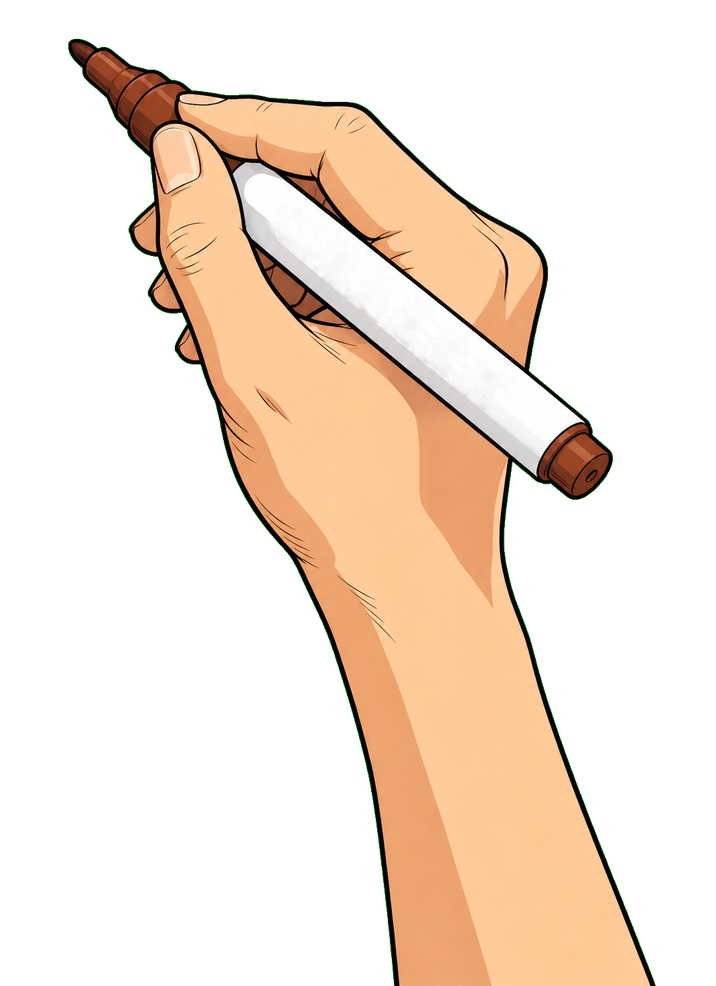
#> input picture assets/whiteboard/drawing-hand.png, 716 x 986 px, shrunk from 1069 x 1472 before the run
$ python clean_pen.py ../assets/whiteboard/drawing-hand.png ../assets/whiteboard/board-stage.png
#> lines starting #> are read from the running program, lines starting #| are printed output that depends on the picture; after the words box and inside, x2 and y2 are one past the last pixel; in counts of white or black regions, pixels touching at a corner belong together
"""화이트보드 렌더용 손 소재에서 펜대의 문자를 지운다.

srt-whiteboard-animation 의 assets/drawing-hand.png 는 펜대에 저작자 표기가
찍혀 있다. 스킬 문서는 사용자가 명시적으로 요청한 경우에만 이 표기를 남기라고
하므로, 한국어 영상용으로는 지운 사본을 만들어 쓴다. 원본은 건드리지 않는다.
"""

import sys

import cv2
import numpy as np
from PIL import Image


def clean(src, dst):
#> called with src = '../assets/whiteboard/drawing-hand.png', dst = '../assets/whiteboard/board-stage.png'
    im = Image.open(src).convert("RGBA")
#> im is the input picture: PIL image 716x986 RGBA; mean R, G, B, A 78.5, 62.8, 47.6, 89.4
    rgba = np.array(im)
    rgb = rgba[..., :3]
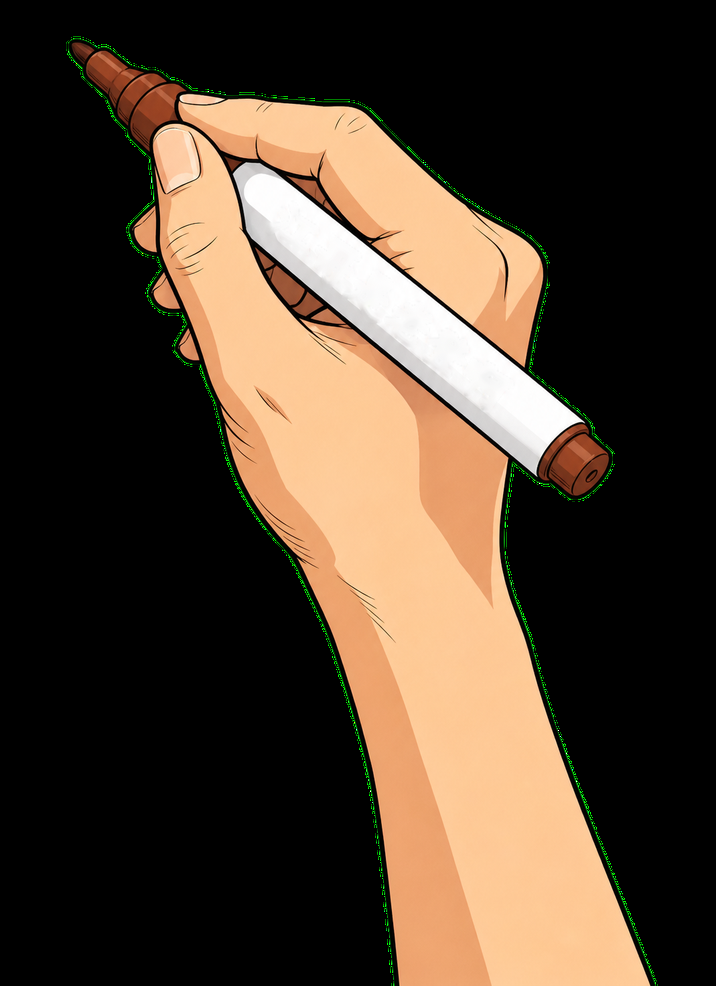
#> rgb: shape (986, 716, 3); mean R, G, B 78.5, 62.8, 47.6
    alpha = rgba[..., 3]
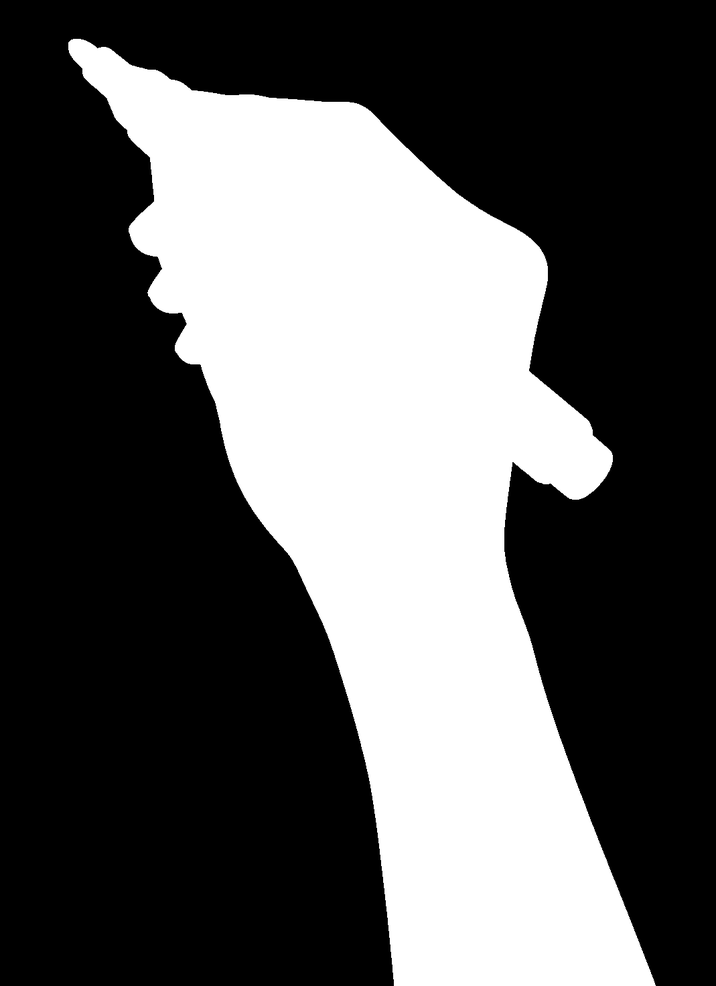
#> alpha: shape (986, 716); min 0, max 255, mean 89.4

    mn = rgb.min(axis=2).astype(int)
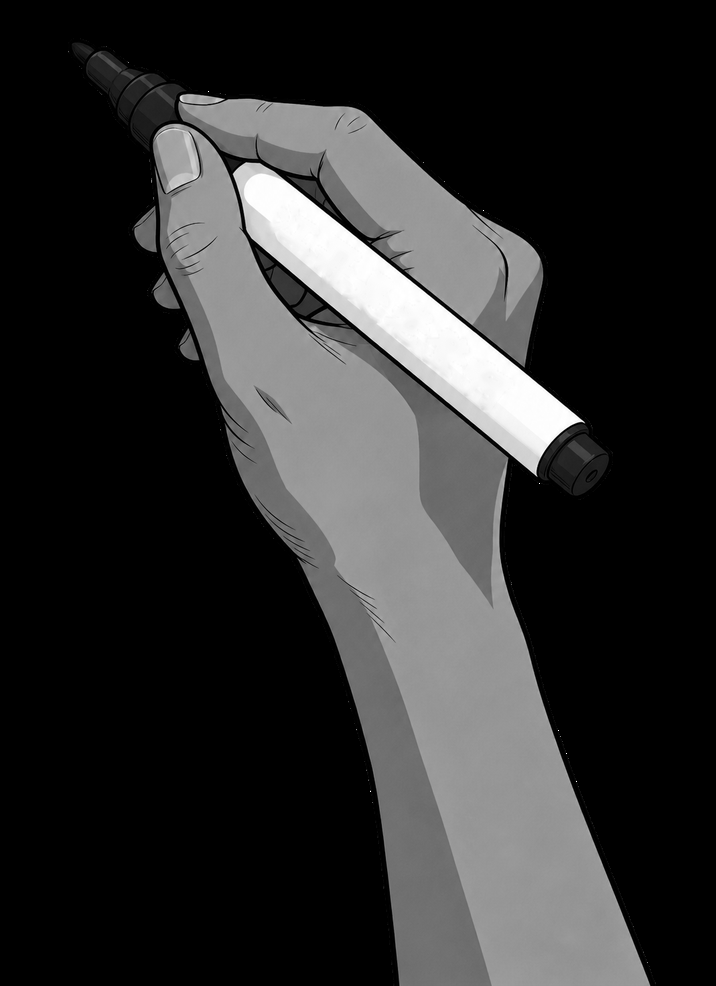
#> mn: shape (986, 716) int64; min 0, max 255, mean 47.6
    mx = rgb.max(axis=2).astype(int)
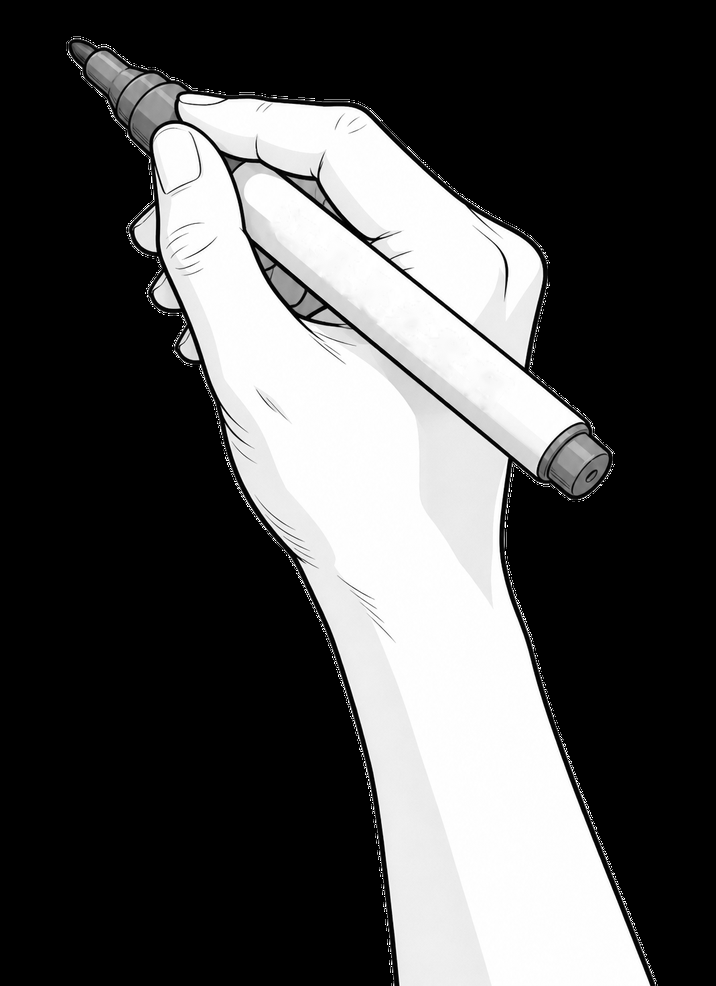
#> mx: shape (986, 716) int64; min 0, max 255, mean 79.6
    # 펜대의 흰 몸통: 불투명 + 매우 밝음 + 무채색
    white = ((alpha > 0) & (mn > 185) & ((mx - mn) < 35)).astype(np.uint8)
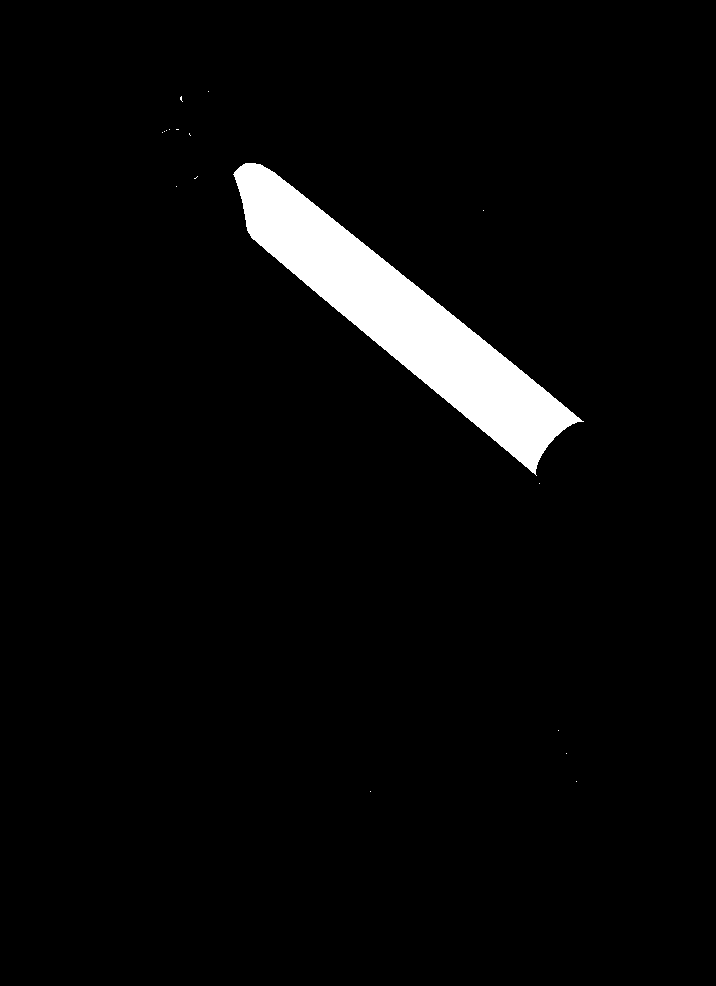
#> white: shape (986, 716); values 0 (black) and 1 (white), 3.9% white; 17 white regions (16 under 20 px), largest, box (x1, y1, x2, y2) and area: (233, 163, 584, 476) 27774

    # 글자 구멍을 메워 몸통 전체를 하나의 영역으로
    closed = cv2.morphologyEx(white, cv2.MORPH_CLOSE,
                              cv2.getStructuringElement(cv2.MORPH_ELLIPSE, (45, 45)))
#> closed: shape (986, 716); values 0 (black) and 1 (white), 4% white; 16 white regions (14 under 20 px)
    cnts, _ = cv2.findContours(closed, cv2.RETR_EXTERNAL, cv2.CHAIN_APPROX_SIMPLE)
#> cnts = 16 contours, 14 with area under 20; largest, box (x1, y1, x2, y2) and area: (232, 163, 584, 479) 27412, (168, 119, 191, 136) 66
    if not cnts:
        raise SystemExit("[err] 펜대 몸통을 찾지 못했습니다.")
    body = np.zeros_like(white)
    cv2.drawContours(body, [max(cnts, key=cv2.contourArea)], -1, 1, thickness=cv2.FILLED)
#> body: shape (986, 716); values 0 (black) and 1 (white), 3.9% white; 1 white region, box (x1, y1, x2, y2) and area: (232, 163, 584, 479) 27798
    # 몸통 외곽선은 남기고 안쪽만 대상으로
    inner = cv2.erode(body, np.ones((7, 7), np.uint8), iterations=1)
#> inner: shape (986, 716); values 0 (black) and 1 (white), 3.4% white; 1 white region, box (x1, y1, x2, y2) and area: (237, 166, 574, 468) 23879

    gray = cv2.cvtColor(rgb, cv2.COLOR_RGB2GRAY)
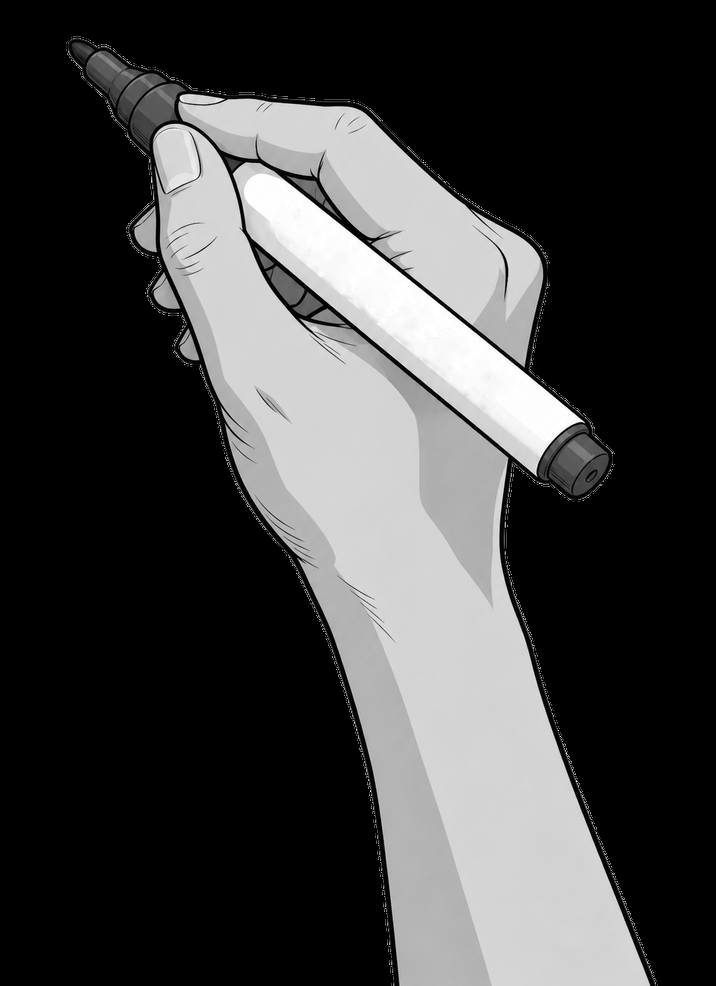
#> gray: shape (986, 716); min 0, max 255, mean 65.8
    text = ((gray < 155) & (inner > 0)).astype(np.uint8)
#> text: shape (986, 716); every value is 0
    text = cv2.dilate(text, np.ones((5, 5), np.uint8), iterations=1)
    text = (text & inner).astype(np.uint8)
    print("지울 픽셀: %d" % int(text.sum()))
#| 지울 픽셀: 0

    fixed = cv2.inpaint(cv2.cvtColor(rgb, cv2.COLOR_RGB2BGR), text * 255, 7, cv2.INPAINT_TELEA)
    rgba[..., :3] = cv2.cvtColor(fixed, cv2.COLOR_BGR2RGB)
    Image.fromarray(rgba).save(dst)
    print("저장: %s" % dst)


if __name__ == "__main__":
    clean(sys.argv[1], sys.argv[2])
